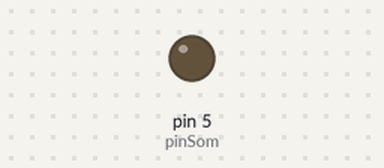
Bench run of a sketch on a simulated Arduino Uno, built with avr-gcc and run on an emulated ATmega328P. Shown: output pins drawn as LEDs (lit = HIGH).

Above: at 0.15 s.
At 39.67 s:
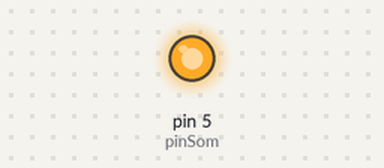
Timing chart, 0 to 40.0 s (numbered marks = the images above):
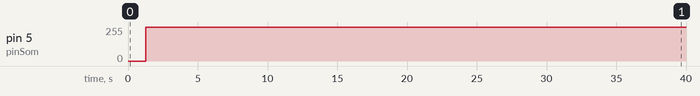

Measured:
- by itself, pin 5 (pinSom): 0/255 → 255/255 at 1.3 s, → 254/255 38.7 s later

The sketch:

exemplo2.ino
```cpp
const int pinSom = 5;
const int BREATH_DELAY = 5;
void setup()
{
	pinMode(pinSom, OUTPUT);
}

void loop()
{
	for(int i=0; i<256; i++)
	{
		analogWrite(pinSom, i);
		delay(BREATH_DELAY);
	}
	delay(100);
}
```
